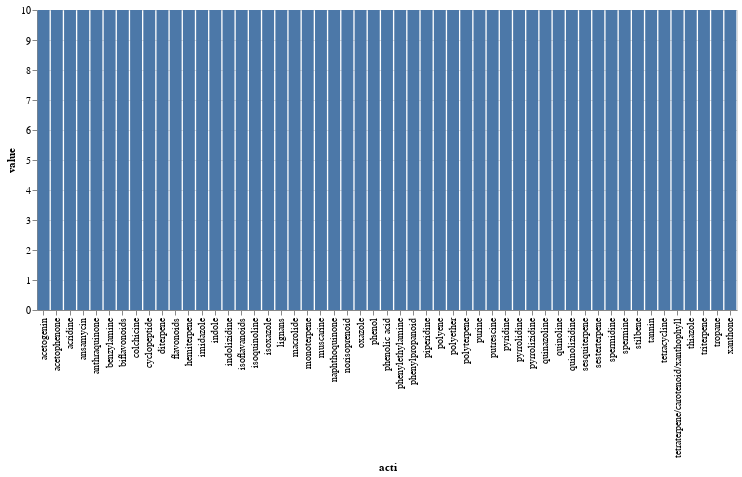

Notebook code for this chart:
### Code cell
min_value = 0
max_value = 5000

slider = alt.binding_range(min=0, max=10, step=0.1)
select_slider = alt.selection_single(name="slider", fields=['value'],
                                   bind=slider, init={'value': 5})

# slider2 = alt.binding_range(min=0, max=max_value, step=10)
# select_slider2 = alt.selection_single(name="slider2", fields=['value'],
#                                    bind=slider, init={'value': min_value})


# input_dropdown = alt.binding_select(options=list(source.acti), name='selection')
# selection = alt.selection_single(name="selection", fields=['com name'], bind=input_dropdown)

vbar_test = alt.Chart(source).mark_bar().encode(
    x='acti',
    y='value',
).properties(
    width=700
).interactive(

).configure_facet(
    spacing=80   
).add_selection(
    select_slider,
    #select_slider2, 
    #selection
).transform_filter(
    "true"
     #'selection.value > datum.value'
    #'datum.value > slider.cutoff[0]'
)

vbar_test
